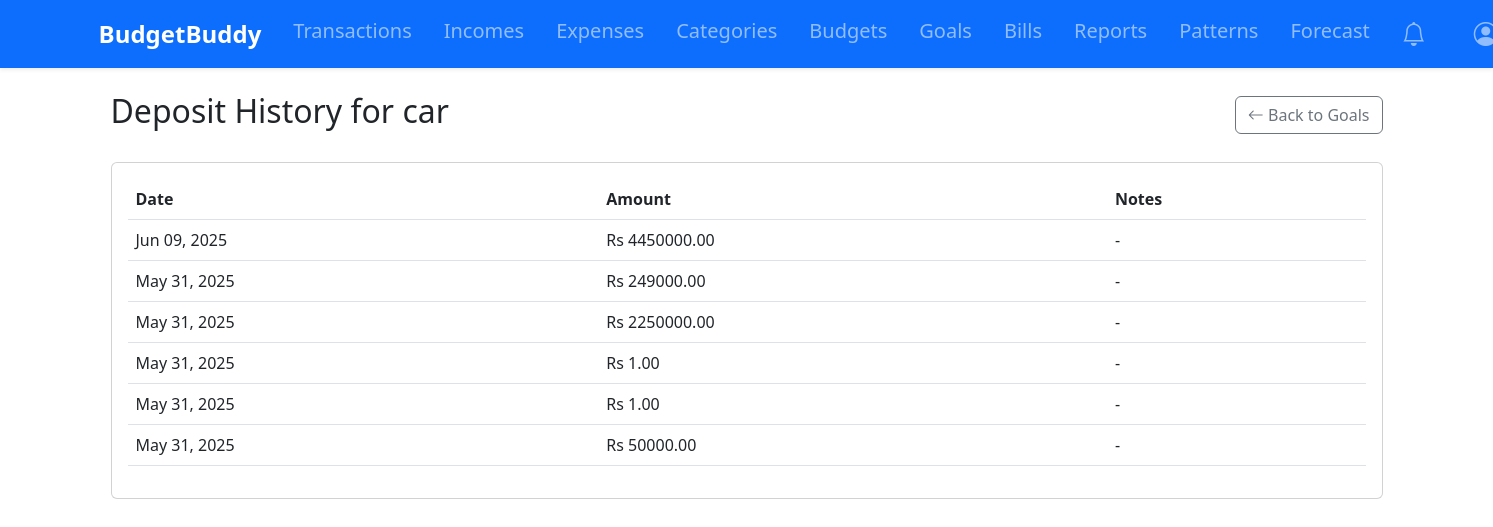
The app's page /goals/6/history/ (signed in) with its own data.
### tracker/models.py (models this page shows, shortened)
class Goal(models.Model):
    user = models.ForeignKey(User, on_delete=models.CASCADE)
    name = models.CharField(max_length=100)
    target_amount = models.DecimalField(max_digits=10, decimal_places=2, validators=[MinValueValidator(0.01)])
    current_amount = models.DecimalField(max_digits=10, decimal_places=2, default=0)
    target_date = models.DateField()
    completed = models.BooleanField(default=False)
    created_at = models.DateTimeField(auto_now_add=True)
    def progress(self):
        return (self.current_amount / self.target_amount) * 100 if self.target_amount else 0

class GoalDeposit(models.Model):
    goal = models.ForeignKey(Goal, on_delete=models.CASCADE, related_name='deposits')
    amount = models.DecimalField(max_digits=10, decimal_places=2)
    deposit_date = models.DateField(default=timezone.now)
    notes = models.TextField(blank=True)

### tracker/views.py (the view)
# urls.py: path('goals/<int:goal_id>/history/', views.goal_deposit_history, name='goal_deposit_history'),
@login_required
def goal_deposit_history(request, goal_id):
    goal = get_object_or_404(Goal, id=goal_id, user=request.user)
    deposits = goal.deposits.all().order_by('-deposit_date')
    return render(request, 'tracker/deposit_history.html', {
        'goal': goal,
        'deposits': deposits
    })

### tracker/context_processors.py (called while the page is built)
def notifications_count(request):
    if request.user.is_authenticated:
        return {
            'unread_notifications_count': Notification.objects.filter(
                user=request.user,
                is_read=False
            ).count()
        }
    return {'unread_notifications_count': 0}

### tracker/models.py (called while the page is built)
    def __str__(self):
        return f"{self.name} ({self.get_category_type_display()})"

    def progress(self):
        expenses = Transaction.objects.filter(
            user=self.user,
            category=self.category,
            date__gte=self.start_date,
            date__lte=self.end_date
        ).aggregate(total=models.Sum('amount'))['total'] or 0
        return (expenses / self.amount) * 100 if self.amount else 0

### tracker/utils.py (called while the page is built, shortened)
def should_send_notification(notification_type, user, message):
    now = timezone.now()
    threshold = {
        'BUDGET': timedelta(hours=12),
        'GOAL': timedelta(days=1),
        'BILL': timedelta(days=1)
    }.get(notification_type, timedelta(days=1))
    existing = Notification.objects.filter(
        user=user,
        notification_type=notification_type,
        message=message,
        is_active=True
    ).order_by('-last_sent').first()
    if not existing:
        return True
    if existing.repeat_frequency == 'ONCE':
        return False
    elif existing.repeat_frequency == 'DAILY' and (now - existing.last_sent) >= timedelta(days=1):
        return True
    elif existing.repeat_frequency == 'WEEKLY' and (now - existing.last_sent) >= timedelta(weeks=1):
        return True
    return False

def create_notification(user, message, notification_type, repeat_frequency='ONCE'):
    if should_send_notification(notification_type, user, message):
        Notification.objects.create(
            user=user,
            message=message,
            notification_type=notification_type,
            repeat_frequency=repeat_frequency
        )

def check_bill_reminders(user):
    try:
        prefs = NotificationPreference.objects.get(user=user)
    except NotificationPreference.DoesNotExist:
        prefs = NotificationPreference(user=user)
    if not prefs.bill_reminders:
        return
    upcoming_bills = Bill.objects.filter(
        user=user,
        is_paid=False,
        due_date__lte=timezone.now().date() + timedelta(days=prefs.bill_days_prior)
    )

### templates/tracker/deposit_history.html
{% extends 'base.html' %}
{% block content %}
<div class="container">
    <div class="d-flex justify-content-between align-items-center mb-4">
        <h2>Deposit History for {{ goal.name }}</h2>
        <a href="{% url 'goals' %}" class="btn btn-outline-secondary">
            <i class="bi bi-arrow-left"></i> Back to Goals
        </a>
    </div>
    <div class="card">
        <div class="card-body">
            <div class="table-responsive">
                <table class="table">
                    <thead>
                        <tr>
                            <th>Date</th>
                            <th>Amount</th>
                            <th>Notes</th>
                        </tr>
                    </thead>
                    <tbody>
                        {% for deposit in deposits %}
                        <tr>
                            <td>{{ deposit.deposit_date|date:"M d, Y" }}</td>
                            <td>Rs {{ deposit.amount }}</td>
                            <td>{{ deposit.notes|default:"-" }}</td>
                        </tr>
                        {% empty %}
                        <tr>
                            <td colspan="3" class="text-center">No deposits yet</td>
                        </tr>
                        {% endfor %}
                    </tbody>
                </table>
            </div>
        </div>
    </div>
</div>
{% endblock %}

### records on screen
Goal: name "car"
GoalDeposit: deposit_date "Jun 09, 2025", amount "4450000.00", notes "-"
GoalDeposit: deposit_date "May 31, 2025", amount "249000.00", notes "-"
GoalDeposit: deposit_date "May 31, 2025", amount "2250000.00", notes "-"
GoalDeposit: deposit_date "May 31, 2025", amount "1.00", notes "-"
GoalDeposit: deposit_date "May 31, 2025", amount "1.00", notes "-"
GoalDeposit: deposit_date "May 31, 2025", amount "50000.00", notes "-"
